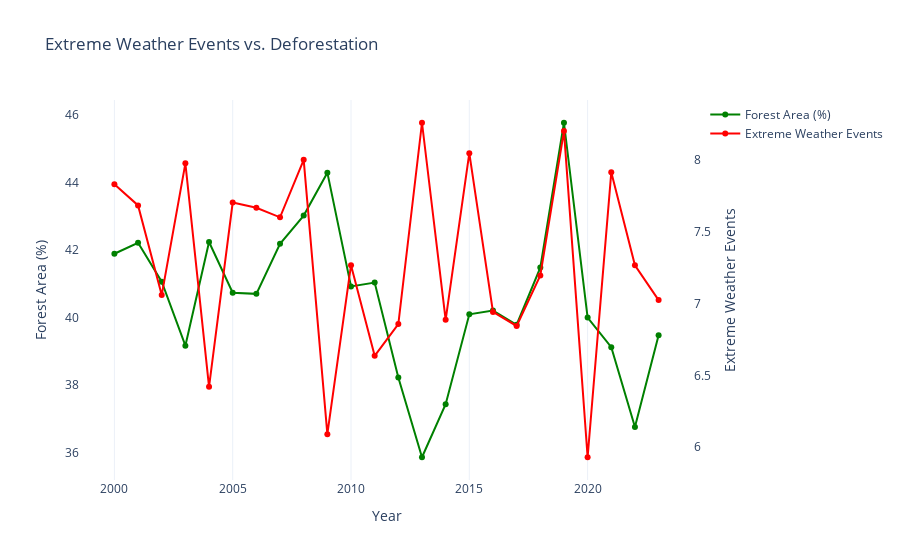

Notebook source saved alongside this figure:
### Markdown cell above
Hypothesis: "A decrease in forest area percentage leads to an increase in extreme weather events." Visualization: Dual-axis line chart showing trends.

### Code cell
# Aggregate data by year for trend analysis
df_grouped = df.groupby("Year").agg({
    'Forest_Area_pct': 'mean',          # Example: mean of Forest_Area_pct
    'Extreme_Weather_Events': 'mean',   # Example: mean of Extreme_Weather_Events
    # Add other numeric columns here with their aggregation method
}).reset_index()

# Create figure
fig = go.Figure()

# Add line for Forest Area Percentage
fig.add_trace(go.Scatter(x=df_grouped["Year"], y=df_grouped["Forest_Area_pct"],
                         mode='lines+markers', name='Forest Area (%)',
                         line=dict(color='green')))

# Add line for Extreme Weather Events
fig.add_trace(go.Scatter(x=df_grouped["Year"], y=df_grouped["Extreme_Weather_Events"],
                         mode='lines+markers', name='Extreme Weather Events',
                         line=dict(color='red'), yaxis="y2"))

# Update layout for dual-axis
fig.update_layout(
    title="Extreme Weather Events vs. Deforestation",
    xaxis=dict(title="Year"),
    yaxis=dict(title="Forest Area (%)", side="left", showgrid=False),
    yaxis2=dict(title="Extreme Weather Events", side="right", overlaying="y", showgrid=False),
    template="plotly_white"
)

# Show the plot
fig.show()

### Figure 1 — Plotly figure (JSON) as saved in the notebook; plotly's stock layout.template omitted (floating-point values rounded to 4 significant figures)
{"data": [{"line": {"color": "green"}, "mode": "lines+markers", "name": "Forest Area (%)", "type": "scatter", "x": [2000, 2001, 2002, 2003, 2004, 2005, 2006, 2007, 2008, 2009, 2010, 2011, 2012, 2013, 2014, 2015, 2016, 2017, 2018, 2019, 2020, 2021, 2022, 2023], "y": [41.89, 42.22, 41.06, 39.17, 42.24, 40.74, 40.7, 42.19, 43.02, 44.29, 40.92, 41.04, 38.23, 35.86, 37.43, 40.1, 40.21, 39.79, 41.48, 45.77, 40, 39.12, 36.76, 39.47]}, {"line": {"color": "red"}, "mode": "lines+markers", "name": "Extreme Weather Events", "type": "scatter", "x": [2000, 2001, 2002, 2003, 2004, 2005, 2006, 2007, 2008, 2009, 2010, 2011, 2012, 2013, 2014, 2015, 2016, 2017, 2018, 2019, 2020, 2021, 2022, 2023], "y": [7.83, 7.683, 7.059, 7.976, 6.42, 7.703, 7.667, 7.6, 8, 6.091, 7.267, 6.636, 6.857, 8.258, 6.886, 8.047, 6.941, 6.844, 7.196, 8.2, 5.93, 7.913, 7.267, 7.024], "yaxis": "y2"}], "layout": {"title": {"text": "Extreme Weather Events vs. Deforestation"}, "xaxis": {"title": {"text": "Year"}}, "yaxis": {"showgrid": false, "side": "left", "title": {"text": "Forest Area (%)"}}, "yaxis2": {"overlaying": "y", "showgrid": false, "side": "right", "title": {"text": "Extreme Weather Events"}}}}
